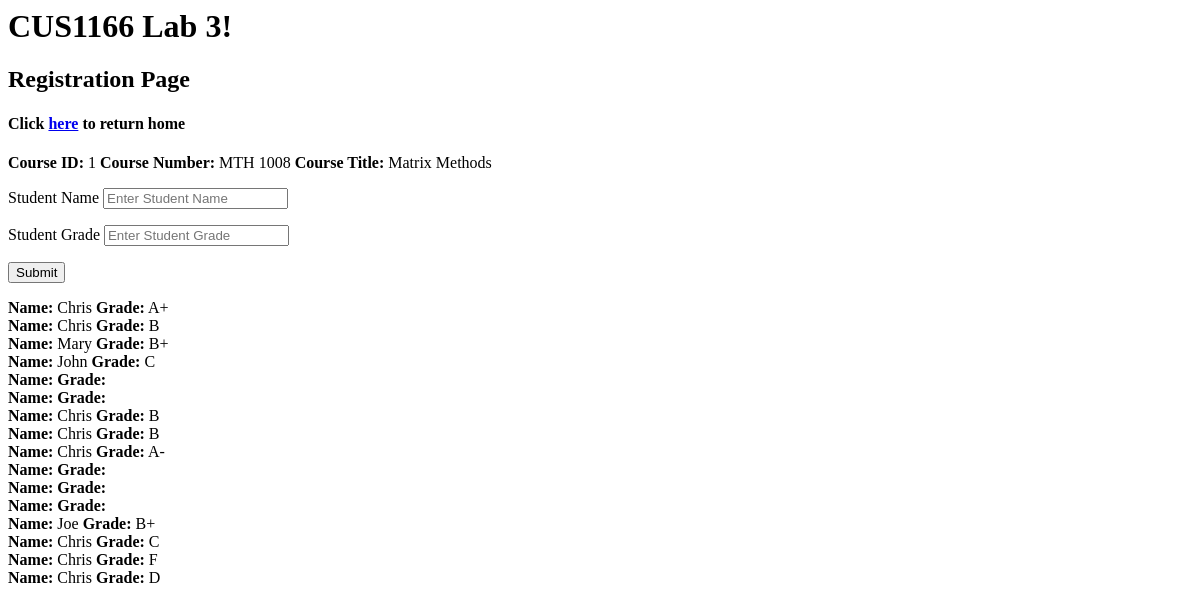
Before: /register_student/1/ with the older database file.
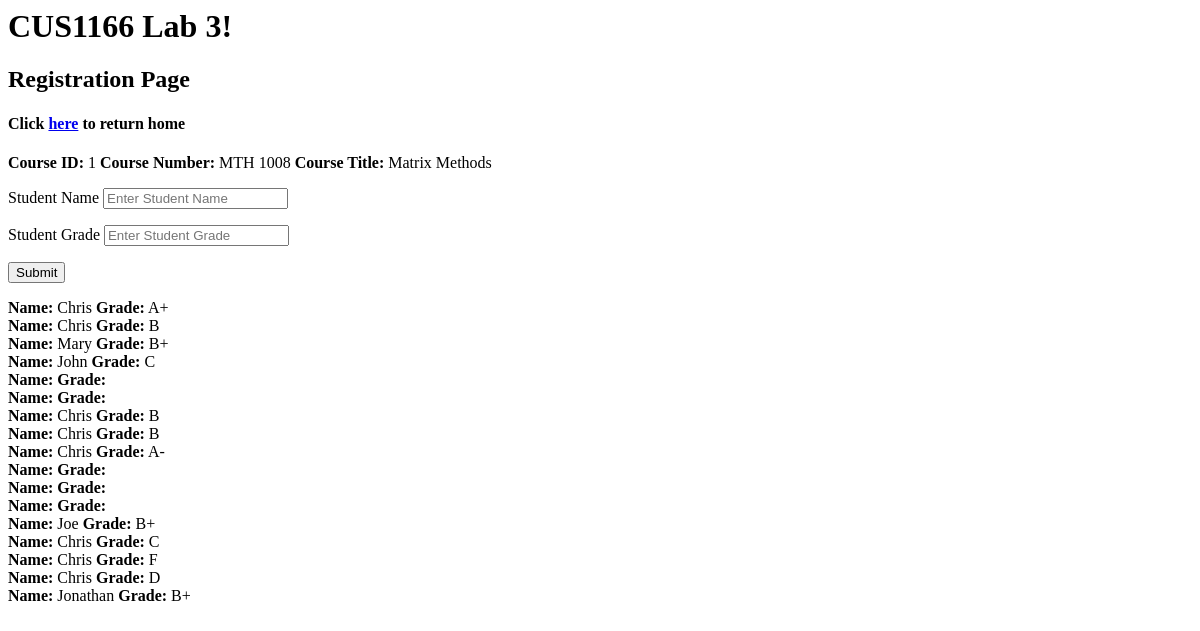
After: the same page with the newer database file.
### models.py (models this page shows)
class RegisteredStudent(db.Model):
    __tablename__="students"
    id=db.Column(db.Integer,primary_key=True)
    name=db.Column(db.String, nullable=False)
    grade=db.Column(db.Integer, nullable=False)
    course_id = db.Column(db.Integer, db.ForeignKey('courses.id'), nullable=False)

### app.py (the view)
@app.route("/register_student/<int:course_id>/", methods=["GET","POST"])
def register_student(course_id):
    course = Course.query.get(course_id)
    if request.method == 'POST':
        name = request.form.get("name")
        grade = request.form.get("grade")
        course.add_student(name, grade)
    students = course.students
    return render_template("course_details.html", students=students, course=course, course_id=course_id)

### templates/course_details.html (shortened to what this page needs)
<html>
{% extends 'layout.html' %}
{% block head %}
<h2>Registration Page</h2>
<h4>Click <a href = "{{url_for('index')}}"> here</a> to return home</h4>
{% endblock %}
{% block body %}
<b>Course ID:</b> {{course.id}}
<b>Course Number:</b> {{course.course_number}}
<b>Course Title:</b> {{course.course_title}}
  <form action="{{url_for('register_student', course_id=course_id)}}" method="POST">
    <p>Student Name <input type="text" name="name" placeholder="Enter Student Name"/> </p>
    <p>Student Grade <input type="text" name="grade" placeholder="Enter Student Grade"/></p>
    <p><button type="Submit"> Submit</button></p>
  </form>
  {% for i in students %}
  <b>Name:</b> {{i.name}} <b>Grade:</b> {{i.grade}}<br />
  {% endfor %}
{% endblock %}

Changed rows visible on the page:
added RegisteredStudent: name "Jonathan", grade "B+"
